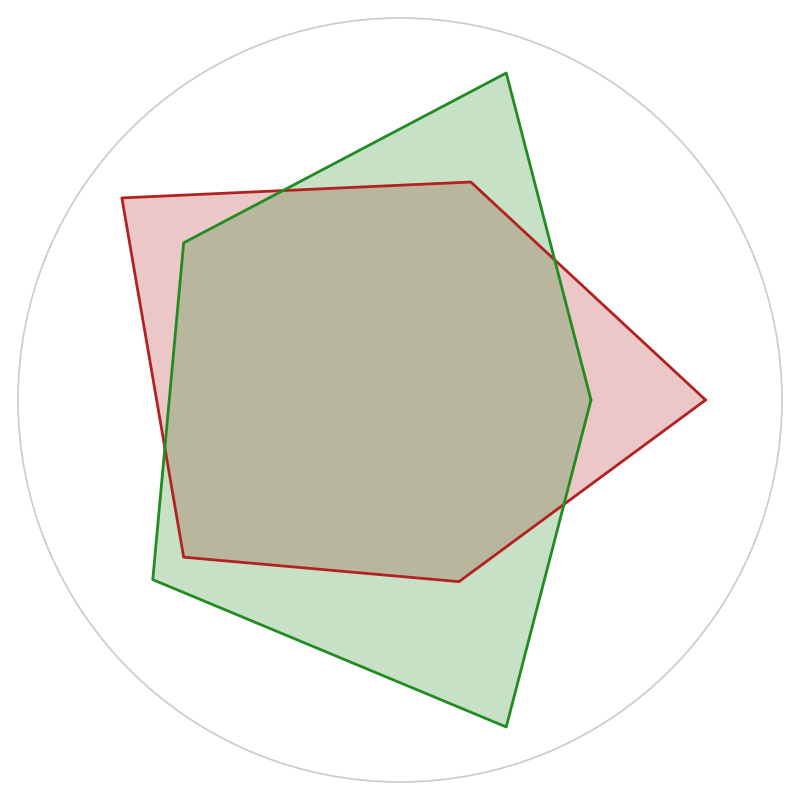

Python code for this plot:
import matplotlib.pyplot as plt
import numpy as np
from math import pi

dragon_stats = [8, 6, 9, 7, 5]
unicorn_stats = [5, 9, 7, 8, 9]

angles = np.linspace(0, 2 * np.pi, 5, endpoint=False).tolist()
angles += angles[:1]

def plot_creature(ax, stats, color):
    stats += stats[:1]
    ax.plot(angles, stats, color=color, linewidth=2)
    ax.fill(angles, stats, color=color, alpha=0.25)

fig, ax = plt.subplots(figsize=(8, 8), subplot_kw=dict(polar=True))

plot_creature(ax, dragon_stats, 'firebrick')
plot_creature(ax, unicorn_stats, 'forestgreen')

plt.xticks([])
ax.set_rlabel_position(30)
plt.yticks([])
plt.ylim(0, 10)

plt.tight_layout()
plt.show()
